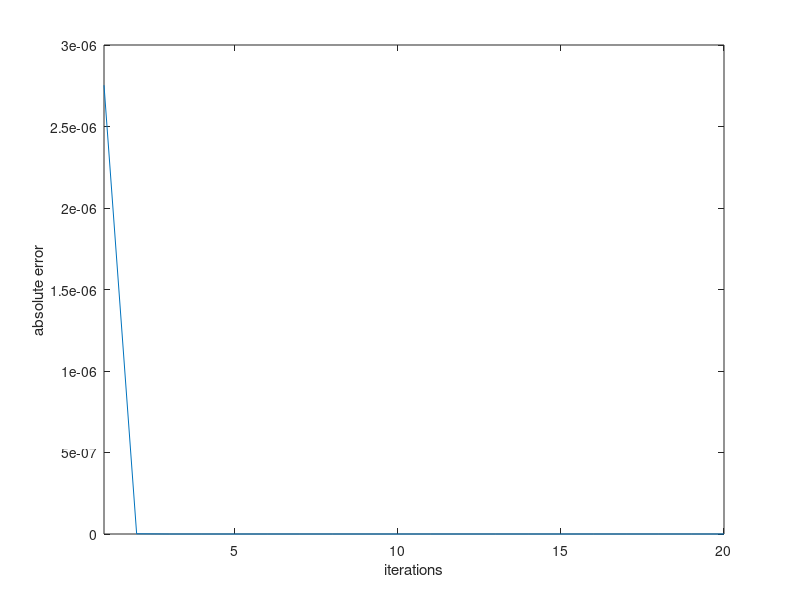

Recreate this plot in MATLAB. (Note: this script raises an error after producing the figure.)
% clear the environment
clear all; close all; clc
warning('off')

% PART I 
% a) Generating a symmetric matrix

% creating symmetrix mxm matrix
m = 10;
A_rand = rand(m,m);
A = A_rand*A_rand';
[eigenvec, eigenval] = eigs(A,m);
true_eigenval = sort(diag(eigenval)); % sorted 10x1 matrix of growth truth eigenvalues

% b) Power Iteration Method
true_max_eigenvalue = max(true_eigenval);
v_curr = zeros(m,1); v_curr(1) = 1;  % initial eigenvector

for k = 1:20
	w = A*v_curr;
	v_curr=w/norm(w); % normalize

	lambda(k) = v_curr'*A*v_curr; % Rayleigh Quotient
    error(k) = abs(true_max_eigenvalue - lambda(k));
end

figure(1); plot(error); xlim([1 20]); ylabel('absolute error'); xlabel('iterations'); 
title('Error of Power Iteration Max Eigenvalue by Iteration');

% checking to make sure answer is right
if ismembertol(lambda(20), true_max_eigenvalue, 10^-5) % check if max eigenvalue was found
    part_b_check = 'True';
end

% c) Rayleigh Quotient Method
rq_eigenval = []; rq_eigenvec = [];
eigenvec_guess = zeros(m,1); eigenvec_guess(1) = 0.002; % inital eigenvector

for i = 1:5000 % iterating through different initial eigenvectors
    v_rq(:,1) = eigenvec_guess;
    lambda_rq(1) = v_rq(:,1)'*A*v_rq(:,1); % Rayleigh quotient
    rq_error = []; rq_error(1) = abs(true_eigenval(length(rq_eigenval)+1) - lambda_rq(1));

    for k = 2:20  % iterating Rayleigh quotients for a single initial eigenvector
        w = (A - lambda_rq(k-1)*eye(m,m))\(v_rq(:,k-1)); % solve (A-mu*I)w = v^(k-1)
        v_rq(:,k) = w/norm(w); % normalize
        lambda_rq(k) = v_rq(:,k)'*A*v_rq(:,k); % Rayleigh quotient
        rq_error(k) = abs(true_eigenval(length(rq_eigenval)+1) - lambda_rq(k));
    end
    
    if ~ismembertol(lambda_rq(k), rq_eigenval, 10^-5)
        rq_eigenval(length(rq_eigenval)+1) = lambda_rq(k); % add eigenvalue if not already added
        rq_eigenvec(:,length(rq_eigenval)) = v_rq(:,20);
        
        % plot error
        figure(length(rq_eigenval)); plot(rq_error); xlim([1 20]); ylabel('absolute error'); xlabel('iterations'); 
        title('Error of Rayleigh Quotient Iteration Method by Iteration - Eigenvalue Number: ' + string(length(rq_eigenval)));
    end
    
    if length(rq_eigenval) == m
        break
    end
    
    eigenvec_guess(1) = eigenvec_guess(1) + 0.001; % increment initial guess
end

% checking to make sure answer is right
part_c_check = 0;
for i = 1:10
    if ismembertol(rq_eigenval(i), true_eigenval, 10^-5) % check if eigenvalue was found
        part_c_check = part_c_check + 1;
    end
end
num_correct_eigenvalues_part_c = part_c_check;
